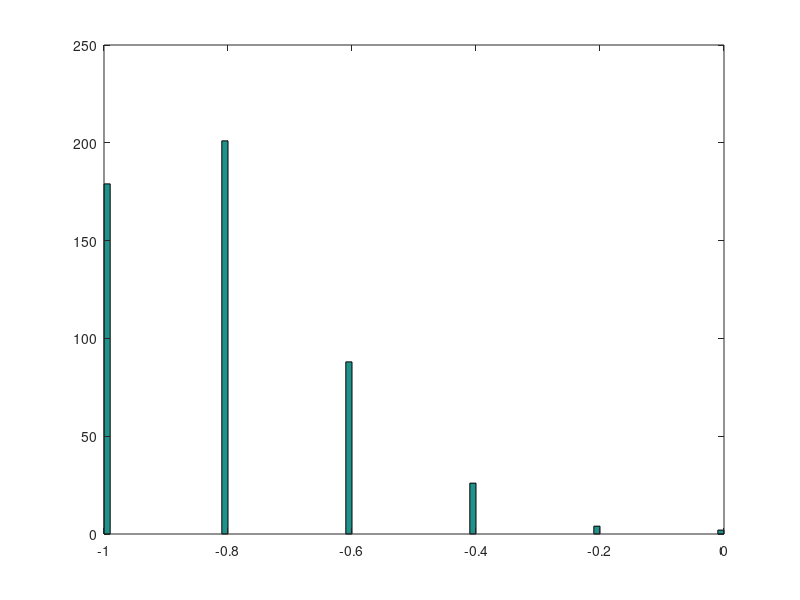

Source code (MATLAB):
N = 500;
alpha = 1.5;
f = .1;
Nv = 10;
alg = 3;


P = round(alpha*N);
should_plot = false;


% Create patterns
xi = 2*(rand(N,P)>1-f)-1;


v = 1:Nv;

xi_v = xi(:,v);

% Overlap histograpm
s = mean(xi_v,2);
hist(s,100);